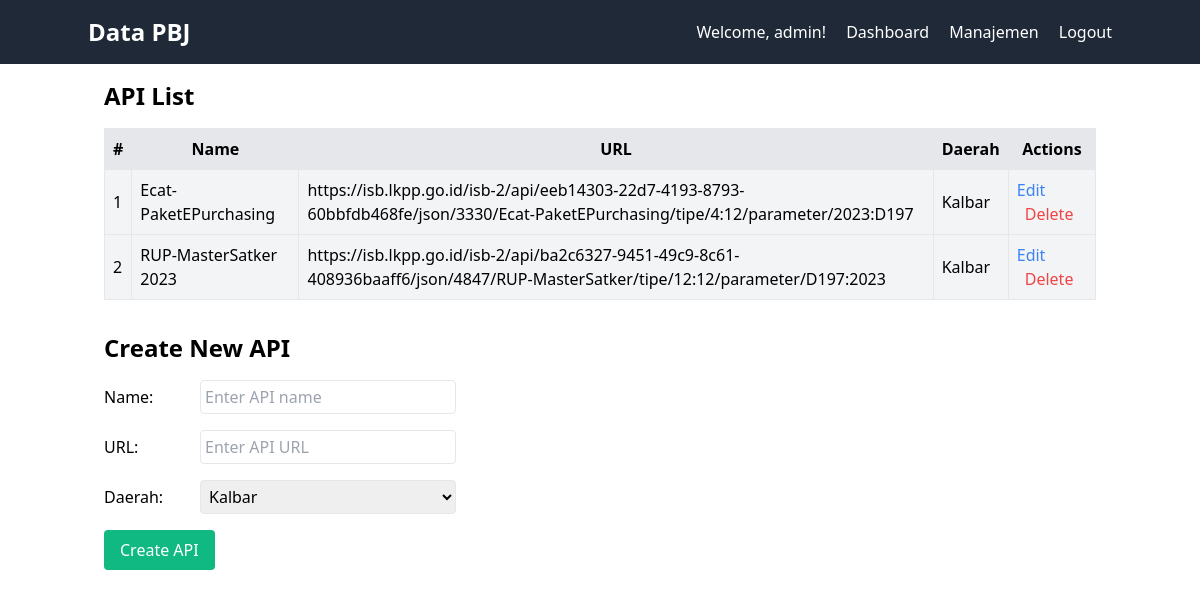
Page /manage-api (signed in) on the committed database.
### app.py (models this page shows)
class User(db.Model):
    id = db.Column(db.Integer, primary_key=True)
    username = db.Column(db.String(80), unique=True, nullable=False)
    password = db.Column(db.String(120), nullable=False)
    role = db.Column(db.String(20), nullable=False, default='user')
    daerah_id = db.Column(db.Integer, db.ForeignKey('daerah.id'))  # Add the foreign key
    daerah = db.relationship('Daerah', backref='users')  # Establish the relationship

class Api(db.Model):
    id = db.Column(db.Integer, primary_key=True)
    name = db.Column(db.String(100), unique=True, nullable=False)
    url = db.Column(db.String(200), nullable=False)
    daerah_id = db.Column(db.Integer, db.ForeignKey('daerah.id'))  # Add the foreign key
    updated_at = db.Column(db.DateTime, default=datetime.utcnow, onupdate=datetime.utcnow)
    daerah = db.relationship('Daerah', backref='apis')  # Establish the relationship

class Daerah(db.Model):
    id = db.Column(db.Integer, primary_key=True)
    name = db.Column(db.String(100), unique=True, nullable=False)

### app.py (the view)
@app.route('/manage-api')
def manage_api():
    if 'user_id' in session:
        user = User.query.get(session['user_id'])
        if user.role == 'admin':
            api_objects = Api.query.all()
            api_list = [{'id': api.id, 'name': api.name, 'url': api.url, 'daerah_id': api.daerah_id} for api in api_objects]
            daerah_objects = Daerah.query.all()  # Get all daerah as objects
            daerah_list = [{'id': daerah.id, 'name': daerah.name} for daerah in daerah_objects]  # Serialize daerah objects
            def get_daerah_name(daerah_id):
                daerah = next((item for item in daerah_list if item["id"] == daerah_id), None)
                return daerah["name"] if daerah else 'Unknown Daerah'
            return render_template('manage_api.html', user=user, api_list=api_list, daerah_list=daerah_list,get_daerah_name=get_daerah_name)
        else:
            flash('You do not have permission to access this page.', 'danger')
            return redirect(url_for('dashboard'))
    else:
        return redirect(url_for('login'))

### templates/manage_api.html (shortened to what this page needs)
{% extends 'base.html' %}
{% block content %}
    <h2 class="text-2xl font-semibold mb-4">API List</h2>
    <table class="border-collapse border w-full">
        <thead>
            <tr class="bg-gray-200">
                <th class="border p-2">#</th>
                <th class="border p-2">Name</th>
                <th class="border p-2">URL</th>
                <th class="border p-2">Daerah</th>
                <th class="border p-2">Actions</th>
            </tr>
        </thead>
        <tbody>
            {% for api in api_list %}
                <tr class="bg-gray-100">
                    <td class="border p-2">{{ loop.index }}</td>
                    <td class="border p-2">{{ api.name }}</td>
                    <td class="border p-2">{{ api.url }}</td>
                    <td class="border p-2">{{ get_daerah_name(api.daerah_id) }}</td>
                    <td class="border p-2">
                        <a href="#" class="text-blue-500 hover:underline edit-btn" data-id="{{ api.id }}">Edit</a>
                        <a href="{{ url_for('delete_api', id=api.id) }}" class="text-red-500 hover:underline ml-2">Delete</a>
                    </td>
                </tr>
            {% endfor %}
        </tbody>
    </table>
    <div class="mt-8">
        <h2 class="text-2xl font-semibold mb-4">Create New API</h2>
        <form method="post" action="{{ url_for('create_api') }}" class="space-y-4">
            <div class="flex items-center mb-4">
                <label class="w-24">Name:</label>
                <input type="text" name="name" class="border rounded p-1 w-64" placeholder="Enter API name" required>
            </div>
            <div class="flex items-center mb-4">
                <label class="w-24">URL:</label>
                <input type="text" name="url" class="border rounded p-1 w-64" placeholder="Enter API URL" required>
            </div>
            <div class="flex items-center mb-4">
                <label class="w-24">Daerah:</label>
                <select name="daerah_id" class="border rounded p-1 w-64" required>
                    {% for daerah in daerah_list %}
                        <option value="{{ daerah.id }}">{{ daerah.name }}</option>
                    {% endfor %}
                </select>
            </div>
            <button class="bg-green-500 text-white py-2 px-4 rounded hover:bg-green-600" type="submit">Create API</button>
        </form>
    </div>
{% endblock %}

### templates/base.html (shortened to what this page needs)
<!DOCTYPE html>
<html lang="en">
<head>
    <link rel="stylesheet" href="https://cdnjs.cloudflare.com/ajax/libs/tailwindcss/2.2.0/tailwind.min.css">
</head>
<body class="font-roboto">
    {% include 'navbar.html' %}
    <div class="container mx-auto p-4">
        {% block content %}{% endblock %}
    </div>
</body>
</html>

### templates/navbar.html (shortened to what this page needs)
<nav class="bg-gray-800 text-white p-4">
    <div class="container mx-auto flex justify-between items-center">
        <a href="{{ url_for('dashboard') }}" class="text-2xl font-semibold hover:underline">Data PBJ</a>
        <div class="space-x-4">
            <span>Welcome, {{ user.username }}!</span>
            <a href="{{ url_for('dashboard') }}" class="hover:underline">Dashboard</a>
            {% if user.role == 'admin' %}
            <div class="relative inline-block group">
                <button class="hover:underline focus:outline-none">Manajemen</button>
            </div>
            {% endif %}
            <a href="{{ url_for('logout') }}" class="hover:underline">Logout</a>
        </div>
    </div>
</nav>

### rows in the picture
User: username "admin"
Api: name "Ecat-PaketEPurchasing", url "https://isb.lkpp.go.id/isb-2/api/eeb14303-22d7-4193-8793-60bbfdb468fe/json/3330/Ecat-PaketEPurchasing/tipe/4:12/parameter/2023:D197"
Daerah: name "Kalbar"
Api: name "RUP-MasterSatker 2023", url "https://isb.lkpp.go.id/isb-2/api/ba2c6327-9451-49c9-8c61-408936baaff6/json/4847/RUP-MasterSatker/tipe/12:12/parameter/D197:2023"

### other values in the picture
form field daerah_id "Kalbar"
